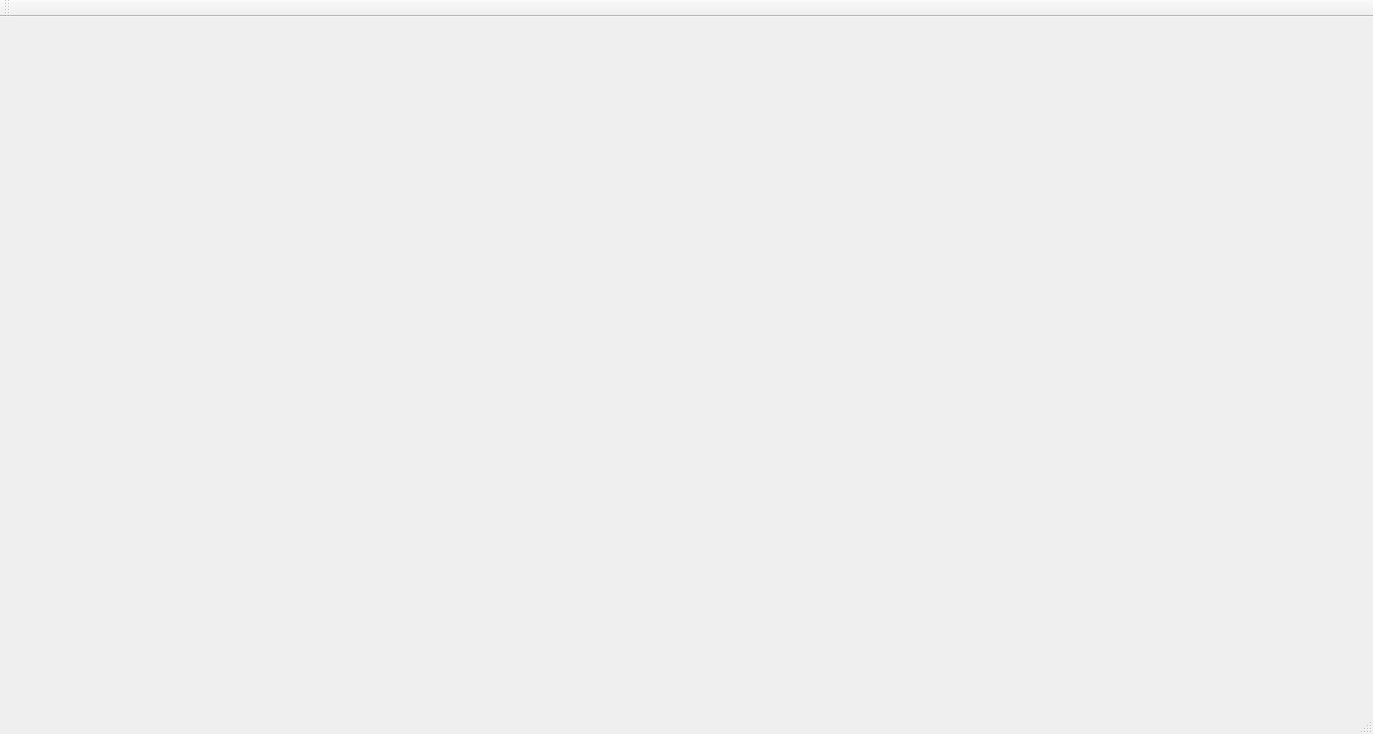
<?xml version="1.0" encoding="UTF-8"?>
<ui version="4.0">
 <class>MainWindowClass</class>
 <widget class="QMainWindow" name="MainWindowClass">
  <property name="geometry">
   <rect>
    <x>0</x>
    <y>0</y>
    <width>1373</width>
    <height>734</height>
   </rect>
  </property>
  <property name="windowTitle">
   <string>MainWindow</string>
  </property>
  <widget class="QWidget" name="centralWidget"/>
  <widget class="QMenuBar" name="menuBar">
   <property name="geometry">
    <rect>
     <x>0</x>
     <y>0</y>
     <width>1373</width>
     <height>22</height>
    </rect>
   </property>
  </widget>
  <widget class="QToolBar" name="mainToolBar">
   <attribute name="toolBarArea">
    <enum>TopToolBarArea</enum>
   </attribute>
   <attribute name="toolBarBreak">
    <bool>false</bool>
   </attribute>
  </widget>
  <widget class="QStatusBar" name="statusBar"/>
 </widget>
 <layoutdefault spacing="6" margin="11"/>
 <resources>
  <include location="MainWindow.qrc"/>
 </resources>
 <connections/>
</ui>
